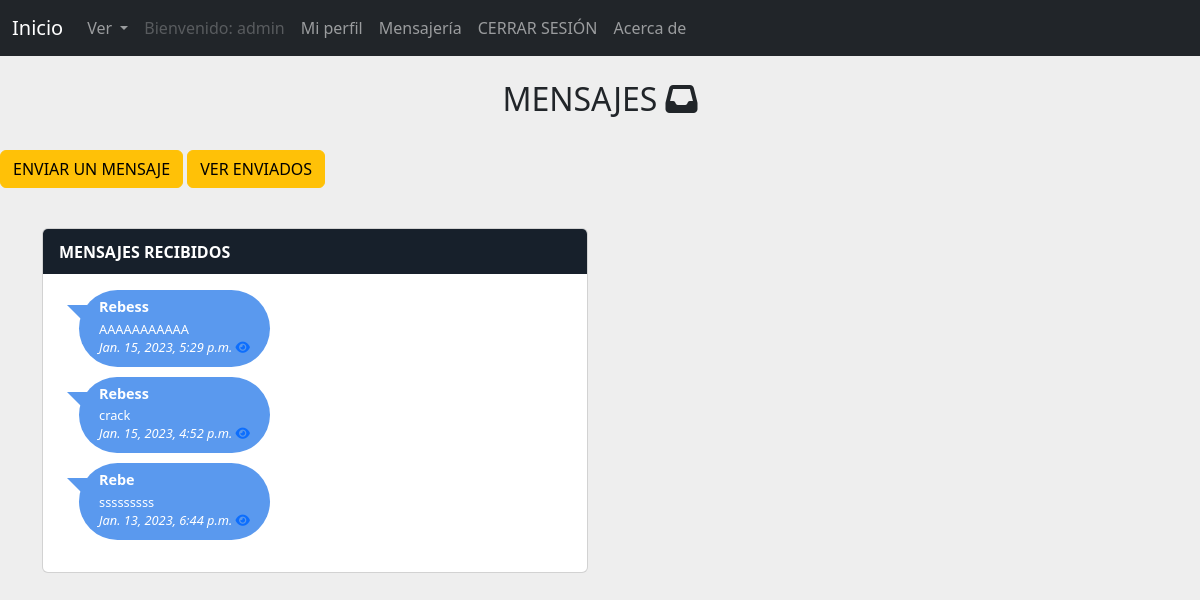
/Mensajeria/mensajesRecibidos/ (signed in), run on the app's committed database.
### Mensajeria/models.py (models this page shows, shortened)
class Mensaje(models.Model):
    emisor = models.ForeignKey(User, on_delete=models.CASCADE, related_name='emisor')
    receptor = models.ForeignKey(User, on_delete=models.CASCADE, related_name='receptor')
    cuerpo = models.CharField(max_length=1000)
    leido = models.BooleanField(choices=LEIDO, default=False)
    fecha = models.DateTimeField(blank=True, null=True, default=datetime.now)

### Mensajeria/views.py (the view)
# urls.py: path("mensajesRecibidos/", mensajesRecibidos, name="mensajesRecibidos"),
def mensajesRecibidos(request):
    mensajes = Mensaje.objects.filter(receptor=request.user).order_by('-fecha')
    return render(request, 'mensajesRecibidos.html', {'mensajes': mensajes})

### Mensajeria/templates/mensajesRecibidos.html (shortened to what this page needs)
{% extends "AppCoder/padre.html" %}
{% load static %}
{% block contenido %}
{% load static %}
<link rel="stylesheet" href="{% static 'css/chat.css' %}">
<br>
<h2 class="text-center">MENSAJES <i class="fa-solid fa-inbox"></i></h2>
<br>
    <a href="{% url 'enviarMensajes' %}" class="btn btn-warning">ENVIAR UN MENSAJE</a>
	<a href="{% url 'mensajesEnviados' %}" class="btn btn-warning">VER ENVIADOS</a>
<div class="container content">
    <div class="row">
        <div class="col-xl-6 col-lg-6 col-md-6 col-sm-12 col-12">
        	<div class="card">
        		<div class="card-header">MENSAJES RECIBIDOS</div>
        		<div class="card-body height3">
        			<ul class="chat-list">{% for mensaje in mensajes %}
        				<li class="in">
							<div class="chat-body">
										<div class="chat-message">
        							<h5>{{ mensaje.emisor }}</h5>
        							<p>{{ mensaje.cuerpo }}</p>
									<i>{{ mensaje.fecha }}</i>
									<a href="/Mensajeria/leerMensaje/{{ mensaje.id }}/"><i class="fa-solid fa-eye"></i></a>
									{% endfor %}
								</div>
        						</div>
        					</div>
        				</li>
        			</ul>
        		</div>
        	</div>
        </div>
    </div>
</div>
{% endblock %}

### AppCoder/templates/AppCoder/padre.html (shortened to what this page needs)
<!doctype html>
<html lang="en">
  <head>
    <link href="https://cdn.jsdelivr.net/npm/bootstrap@5.3.0-alpha1/dist/css/bootstrap.min.css" rel="stylesheet">
  </head>
  <body>
    <nav class="navbar navbar-expand-lg navbar-dark bg-dark text-white">
      <div class="container-fluid">
        <a class="navbar-brand" href="{% url 'index' %}">Inicio</a>
        <div class="collapse navbar-collapse" id="navbarSupportedContent">
          <ul class="navbar-nav me-auto mb-2 mb-lg-0">
            <li class="nav-item dropdown">
              <a class="nav-link dropdown-toggle" href="#" role="button" data-bs-toggle="dropdown" aria-expanded="false">
                Ver
              </a>
            </li>
            <li class="nav-item">
              {% if user.is_authenticated %}
              <a class="nav-link disabled">Bienvenido: {{ user.username }}</a></li>
              <li class="nav-item"><a class="nav-link" href="{% url 'verperfil' %}">Mi perfil</a></li>
              <li class="nav-item"><a class="nav-link" href="{% url 'mensajesRecibidos' %}">Mensajería</a></li>
              <li class="nav-item"><a class="nav-link" href="{% url 'logout' %}">CERRAR SESIÓN</a></li>
              {% else %}
              <li class="nav-item"><a class="nav-link" href="{% url 'ingreso' %}">Ingresar</a> </li>
              <li class="nav-item"><a class="nav-link" href="{% url 'registro' %}">Registrarse</a> </li>
              {% endif %}
              <li class="nav-item"><a class="nav-link" href="{% url 'sobremi' %}">Acerca de</a></li>
          </ul>
        </div>
      </div>
    </nav>
    {% block contenido %}
    {% endblock %}
  </body>
</html>

### Mensajeria/static/css/chat.css (style rules this page uses)
body { background:#eee; }
.chat-list { padding: 0; font-size: .8rem; }
.chat-list li { margin-bottom: 10px; overflow: auto; color: #ffffff; }
.chat-list .chat-message { -webkit-border-radius: 50px; -moz-border-radius: 50px; border-radius: 50px; background: #5a99ee; display: inline-block; padding: 10px 20px; position: relative; }
.chat-list .chat-message:before { content: ""; position: absolute; top: 15px; width: 0; height: 0; }
.chat-list .chat-message h5 { margin: 0 0 5px 0; font-weight: 600; line-height: 100%; font-size: .9rem; }
.chat-list .chat-message p { line-height: 18px; margin: 0; padding: 0; }
.chat-list .chat-body { margin-left: 20px; float: left; width: 70%; }
.chat-list .in .chat-message:before { left: -12px; border-bottom: 20px solid transparent; border-right: 20px solid #5a99ee; }
.card .card-header:first-child { -webkit-border-radius: 0.3rem 0.3rem 0 0; -moz-border-radius: 0.3rem 0.3rem 0 0; border-radius: 0.3rem 0.3rem 0 0; }
.card .card-header { background: #17202b; border: 0; font-size: 1rem; padding: .65rem 1rem; position: relative; font-weight: 600; color: #ffffff; }
.content { margin-top:40px; }

### data on the page
Mensaje: emisor "Rebess", cuerpo "AAAAAAAAAAA", fecha "Jan. 15, 2023, 5:29 p.m."
Mensaje: emisor "Rebess", cuerpo "crack", fecha "Jan. 15, 2023, 4:52 p.m."
Mensaje: emisor "Rebe", cuerpo "sssssssss", fecha "Jan. 13, 2023, 6:44 p.m."

### other printed values
{{ user.username }} "admin"
